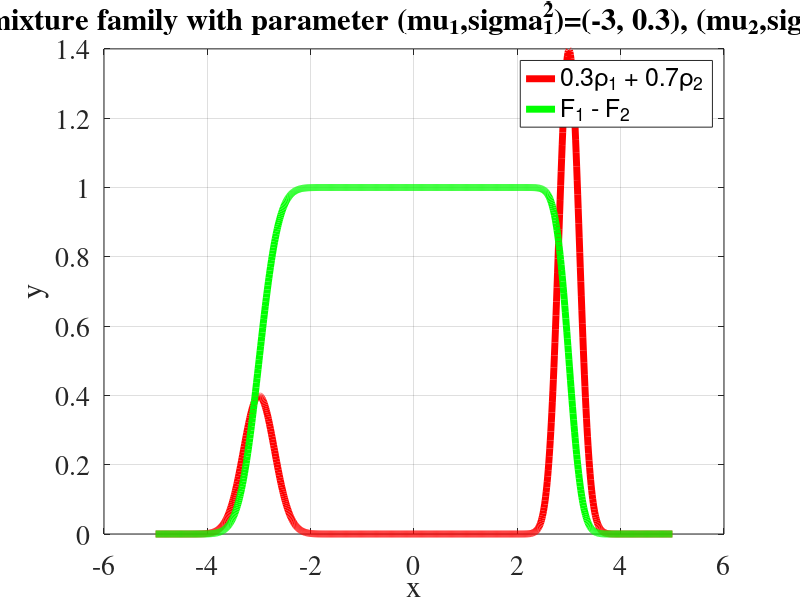

This figure's MATLAB source:
% This function plot the figure of the density function and scoer function
% associated with the Gaussian mixture models

%%% Code for paper WIM, arxiv:1910.11248
    
    X = linspace(-5, 5, 1000);
    rho = normpdf(X, -3, 0.3) * 0.3 + normpdf(X, 3, 0.2) * 0.7;
    F = normcdf(X, -3, 0.3) - normcdf(X, 3, 0.2);
    
    plot(X,rho,'r','LineWidth',5);
    hold on;
    plot(X,F,'g','LineWidth',5);
    set(gcf,'outerposition',get(0,'screensize'));
    set(gca,'fontsize',20,'fontname','Times');
    title("Gaussian mixture family with parameter (\mu_1,\sigma_1^2)=(-3, 0.3), (\mu_2,\sigma_2^2)=(3, 0.2)");
    
    xlabel('x');
    ylabel('y');
    legend('0.3\rho_1 + 0.7\rho_2','F_1 - F_2');
    grid on;
    
    print(figure(1),"decomp.jpg" , '-djpeg', '-r500');